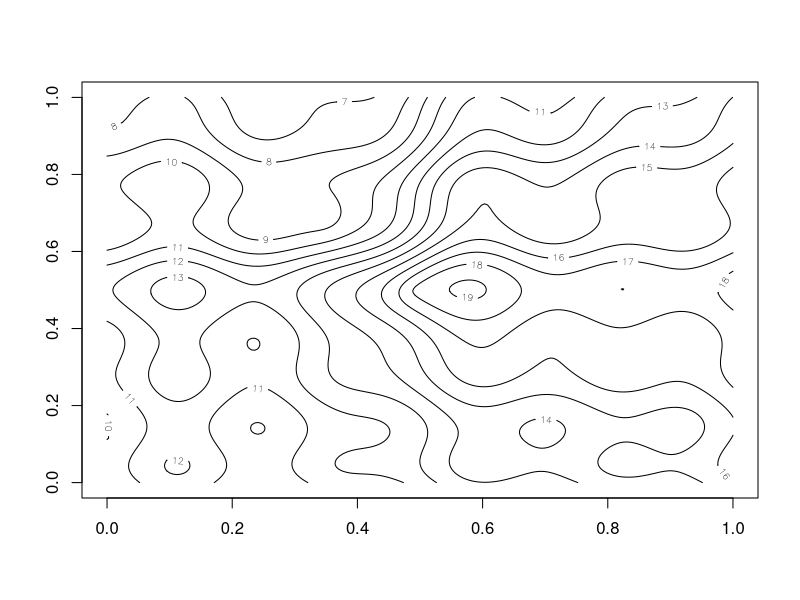

Write the R code that produced this figure.
x11()

x <- seq(-10, 10, length=200)
y <- seq(-10, 10, length=200)

z <- matrix (
  outer(x, y,
        function(x, y) {
          14 - 
          sqrt( (x+cos(y)/10) ^2 + (y - sin(x)/5) ^2) +
          cos((x-2)/3)*sin(x) + 
          cos((y-2)/4)*cos(y) +
        # 
          sqrt( (x+3) ^ 2 + (y/2-2) ^2)
        }
  ),
  nrow=length(x)
)

contour(z)

locator(1)
